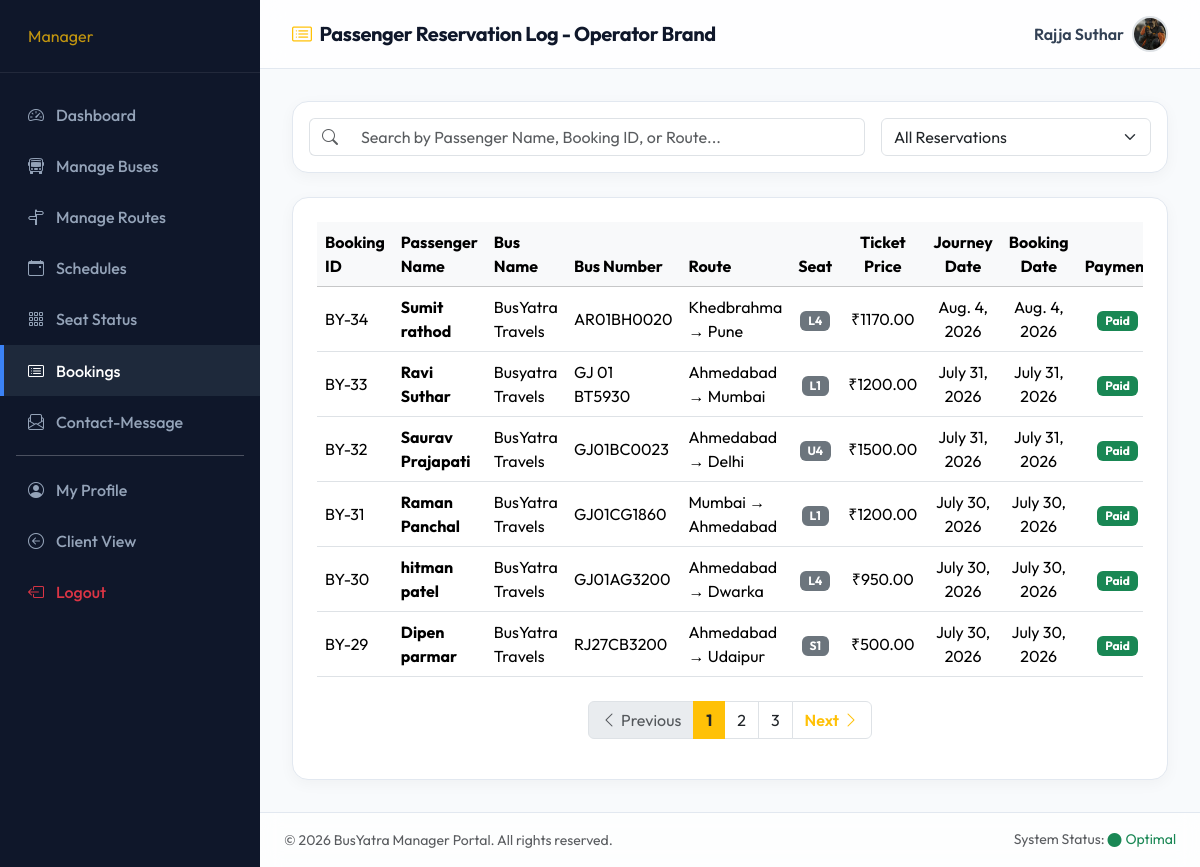
The page /manager-bookings/ (signed in) on the database as committed earlier.
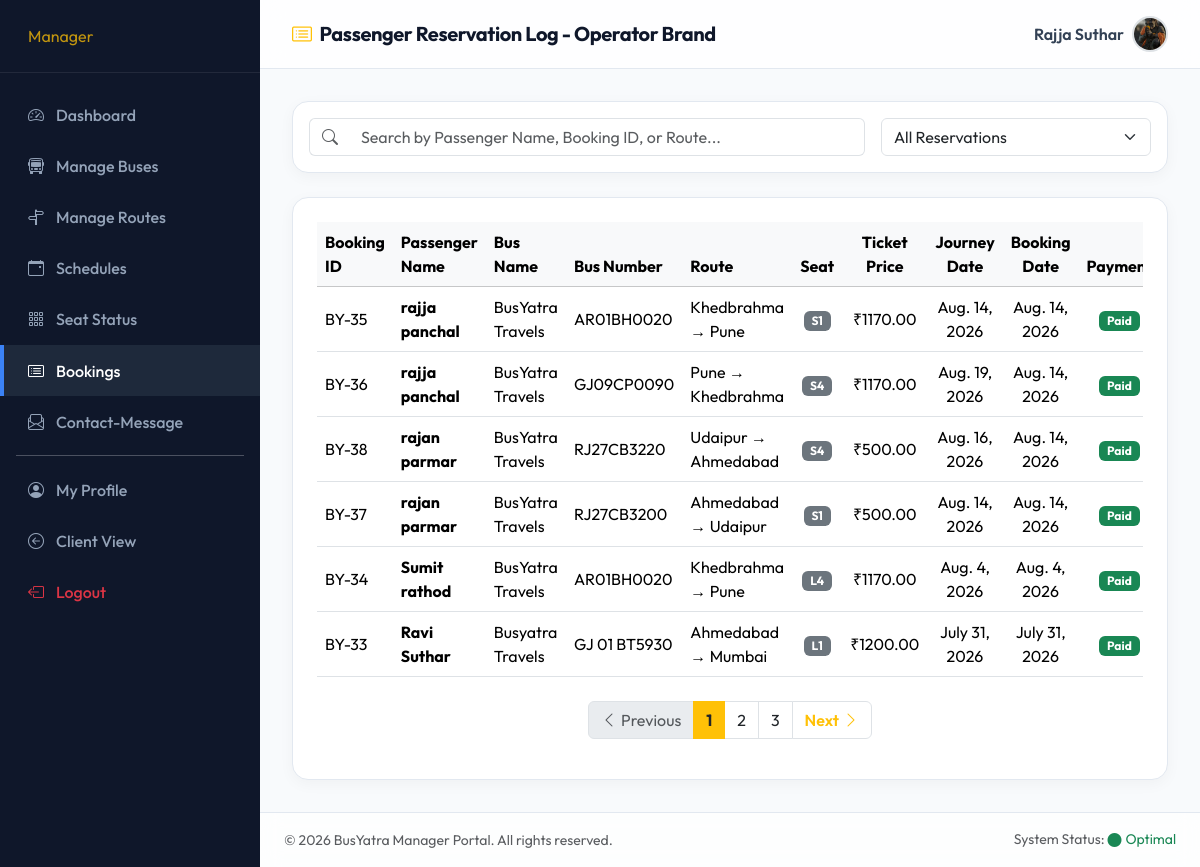
The same page on the database as committed later.
### Bus/models.py (models this page shows, shortened)
class Booking(models.Model):
    user = models.ForeignKey(User, on_delete=models.CASCADE)
    bus = models.ForeignKey(Bus, on_delete=models.CASCADE)
    seat_number = models.CharField(max_length=10)
    passenger_name = models.CharField(max_length=100)
    passenger_age = models.IntegerField()
    passenger_gender = models.CharField(max_length=10)
    amount = models.DecimalField(max_digits=10, decimal_places=2)
    booking_date = models.DateField(auto_now_add=True)
    travel_date = models.DateField()
    JOURNEY_TYPE_CHOICES = [
        ('ONE_WAY', 'One Way'),
        ('ROUND_TRIP', 'Round Trip'),
    ]
    journey_type = models.CharField(
        max_length=20,
        choices=JOURNEY_TYPE_CHOICES,
        default='ONE_WAY'
    )
    round_trip_id = models.UUIDField(
        default=None,
        null=True,
        blank=True,
        db_index=True
    )
    STATUS_CHOICES = [
        ('booked', 'Booked'),
        ('cancelled', 'Cancelled'),
        ('completed', 'Completed'),
    ]
    status = models.CharField(
        max_length=20,
        choices=STATUS_CHOICES,
        default='booked'
    )
    payment_id = models.CharField(
        max_length=150,
        blank=True,
        null=True
    )
    razorpay_order_id = models.CharField(
        max_length=150,
        blank=True,
        null=True
    )
    razorpay_signature = models.CharField(
        max_length=255,
        blank=True,
        null=True
    )
    payment = models.BooleanField(default=False)
    booking_status = models.CharField(
        max_length=20,
        default='booked'
    )
    payment_status = models.CharField(
        max_length=20,
        default='pending'
    )

class Bus(models.Model):
    manager = models.ForeignKey(User, on_delete=models.CASCADE)
    bus_name = models.CharField(max_length=100)
    bus_number = models.CharField(max_length=20)
    bus_type = models.CharField(max_length=20)
    source = models.CharField(max_length=100)
    destination = models.CharField(max_length=100)
    departure_time = models.TimeField()
    arrival_time = models.TimeField()
    total_seats = models.IntegerField()
    available_seats = models.IntegerField()
    fare = models.DecimalField(max_digits=10, decimal_places=2)
    image = models.ImageField(default='', upload_to='bus/')

### Bus/views.py (the view)
# urls.py: path('manager-bookings/', views.manager_bookings, name='manager_bookings')  ,
def manager_bookings(request):
    manager = get_manager_user(request)
    if not manager:
        return redirect('login')
    buses = Bus.objects.filter(manager=manager)
    bookings_list = Booking.objects.filter(bus__in=buses).order_by('-booking_date')
    paginator = Paginator(bookings_list, 6)
    page = request.GET.get('page', 1)
    try:
        bookings = paginator.page(page)
    except PageNotAnInteger:
        bookings = paginator.page(1)
    except EmptyPage:
        bookings = paginator.page(paginator.num_pages)
    return render(request, 'manager-bookings.html', {'bookings': bookings, 'page_obj': bookings})

### Bus/context_processors.py (called while the page is built)
def login_user(request):
    email = request.session.get('email')
    if email:
        try:
            user = User.objects.get(email=email)
            return {'login_user': user}
        except User.DoesNotExist:
            pass
    return {'login_user': None}

### Bus/views.py (called while the page is built)
def get_manager_user(request):
    try:
        return get_logged_in_user(request, 'manager')
    except Exception as e:
        logger.error(f"Error in get_manager_user: {e}")
        return None

def get_logged_in_user(request, usertype):
    email = request.session.get('email')
    if not email:
        return None
    try:
        return User.objects.get(email=email, usertype=usertype)
    except User.DoesNotExist:
        return None

### Bus/templates/manager-bookings.html (shortened to what the changed rows need)
{% load static %}
<!DOCTYPE html>
<html lang="en">
<head>
    <link href="https://cdn.jsdelivr.net/npm/bootstrap@5.3.2/dist/css/bootstrap.min.css" rel="stylesheet">
    <link href="https://cdn.jsdelivr.net/npm/bootstrap-icons@1.11.2/font/bootstrap-icons.min.css" rel="stylesheet">
    <link rel="stylesheet" href="{% static 'assets/css/style.css' %}">
</head>
<body>
    <div class="admin-wrapper">
        <div class="admin-content d-flex flex-column">
            <main class="admin-body">
                <div class="card card-custom p-4">
                    <div class="table-responsive">
                        <table class="table align-middle" id="bookingsTable">
                            <thead class="table-light">
                                <tr>
                                    <th>Booking ID</th>
                                    <th>Passenger Name</th>
                                    <th>Bus Name</th>
                                    <th>Bus Number</th>
                                    <th>Route</th>
                                    <th class="text-center">Seat</th>
                                    <th class="text-center">Ticket Price</th>
                                    <th class="text-center">Journey Date</th>
                                    <th class="text-center">Booking Date</th>
                                    <th class="text-center">Payment</th>
                                </tr>
                            </thead>
                            <tbody id="bookingsTableBody">
                                {% for b in bookings %}
                                <tr>
                                    <td>BY-{{ b.id }}</td>
                                    <td><strong>{{ b.passenger_name }}</strong></td>
                                    <td>{{ b.bus.bus_name }}</td>
                                    <td>{{ b.bus.bus_number }}</td>
                                    <td>{{ b.bus.source }} → {{ b.bus.destination }}</td>
                                    <td class="text-center"><span class="badge bg-secondary">{{ b.seat_number }}</span>
                                    </td>
                                    <td class="text-center">₹{{ b.bus.fare }}</td>
                                    <td class="text-center">{{ b.travel_date }}</td>
                                    <td class="text-center">{{ b.booking_date }}</td>
                                    <td class="text-center">
                                        {% if b.payment %}
                                        <span class="badge bg-success">Paid</span>
                                        {% else %}
                                        <span class="badge bg-warning text-dark">Pending</span>
                                        {% endif %}
                                    </td>
                                </tr>
                                {% empty %}
                                <tr>
                                    <td colspan="12" class="text-center text-muted">No reservations found.</td>
                                </tr>
                                {% endfor %}
                            </tbody>
                        </table>
                        {% if page_obj.paginator.num_pages > 1 %}
                        <nav aria-label="Page navigation" class="mt-4 mb-3">
                            <ul class="pagination justify-content-center mb-0">
                                {% for num in page_obj.paginator.page_range %}
                                    {% if page_obj.number == num %}
                                        <li class="page-item active" aria-current="page">
                                            <span class="page-link bg-warning text-dark fw-bold border-warning shadow-none">{{ num }}</span>
                                        </li>
                                    {% elif num > page_obj.number|add:'-3' and num < page_obj.number|add:'3' %}
                                        <li class="page-item">
                                            <a class="page-link shadow-none text-dark" href="?page={{ num }}{% if search_query %}&search={{ search_query }}{% endif %}">{{ num }}</a>
                                        </li>
                                    {% endif %}
                                {% endfor %}
                            </ul>
                        </nav>
                        {% endif %}
                    </div>
                </div>
            </main>
        </div>
    </div>
</body>
</html>

Rows that differ between the two databases and show on the page:
no longer on this page (row unchanged): Booking: id "32", passenger_name "Saurav Prajapati", bus.bus_name "BusYatra Travels", bus.bus_number "GJ01BC0023", bus.source "Ahmedabad", bus.destination "Delhi", seat_number "U4", bus.fare "1500.00", travel_date "July 31, 2026", booking_date "July 31, 2026", payment "Paid"
no longer on this page (row unchanged): Booking: id "31", passenger_name "Raman Panchal", bus.bus_name "BusYatra Travels", bus.bus_number "GJ01CG1860", bus.source "Mumbai", bus.destination "Ahmedabad", seat_number "L1", bus.fare "1200.00", travel_date "July 30, 2026", booking_date "July 30, 2026", payment "Paid"
no longer on this page (row unchanged): Booking: id "30", passenger_name "hitman patel", bus.bus_name "BusYatra Travels", bus.bus_number "GJ01AG3200", bus.source "Ahmedabad", bus.destination "Dwarka", seat_number "L4", bus.fare "950.00", travel_date "July 30, 2026", booking_date "July 30, 2026", payment "Paid"
no longer on this page (row unchanged): Booking: id "29", passenger_name "Dipen parmar", bus.bus_name "BusYatra Travels", bus.bus_number "RJ27CB3200", bus.source "Ahmedabad", bus.destination "Udaipur", seat_number "S1", bus.fare "500.00", travel_date "July 30, 2026", booking_date "July 30, 2026", payment "Paid"
added Booking: id "35", passenger_name "rajja panchal", bus.bus_name "BusYatra Travels", bus.bus_number "AR01BH0020", bus.source "Khedbrahma", bus.destination "Pune", seat_number "S1", bus.fare "1170.00", travel_date "Aug. 14, 2026", booking_date "Aug. 14, 2026", payment "Paid"
added Booking: id "36", passenger_name "rajja panchal", bus.bus_name "BusYatra Travels", bus.bus_number "GJ09CP0090", bus.source "Pune", bus.destination "Khedbrahma", seat_number "S4", bus.fare "1170.00", travel_date "Aug. 19, 2026", booking_date "Aug. 14, 2026", payment "Paid"
added Booking: id "38", passenger_name "rajan parmar", bus.bus_name "BusYatra Travels", bus.bus_number "RJ27CB3220", bus.source "Udaipur", bus.destination "Ahmedabad", seat_number "S4", bus.fare "500.00", travel_date "Aug. 16, 2026", booking_date "Aug. 14, 2026", payment "Paid"
added Booking: id "37", passenger_name "rajan parmar", bus.bus_name "BusYatra Travels", bus.bus_number "RJ27CB3200", bus.source "Ahmedabad", bus.destination "Udaipur", seat_number "S1", bus.fare "500.00", travel_date "Aug. 14, 2026", booking_date "Aug. 14, 2026", payment "Paid"
